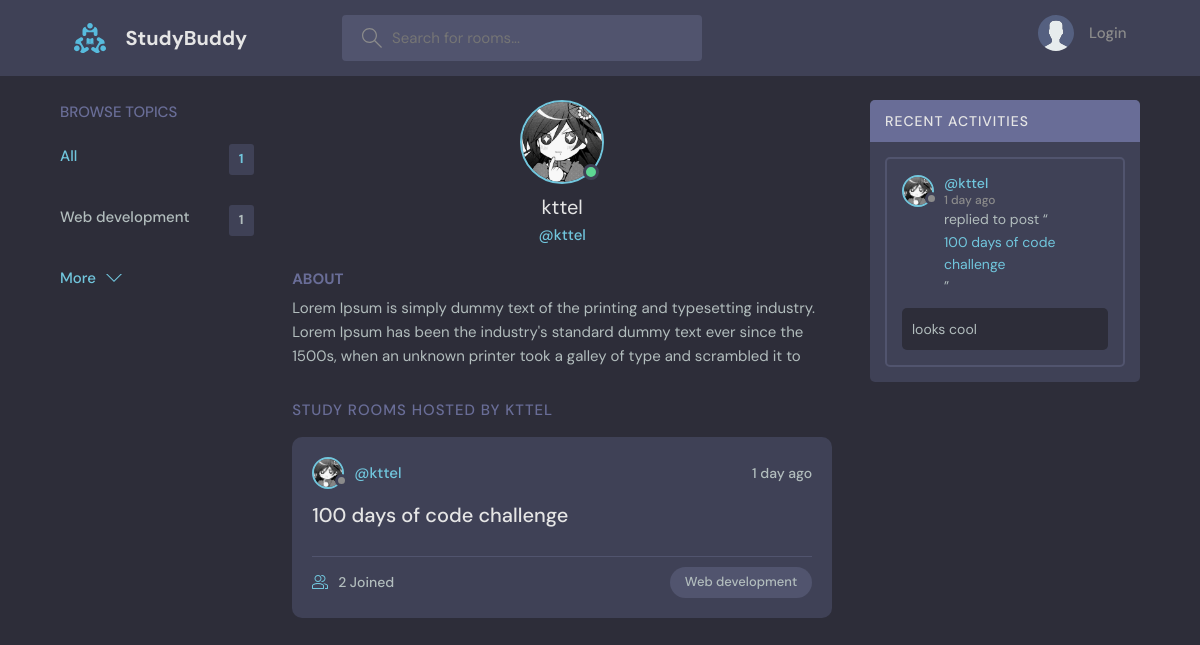
Page /users/1/ on the earlier database version.
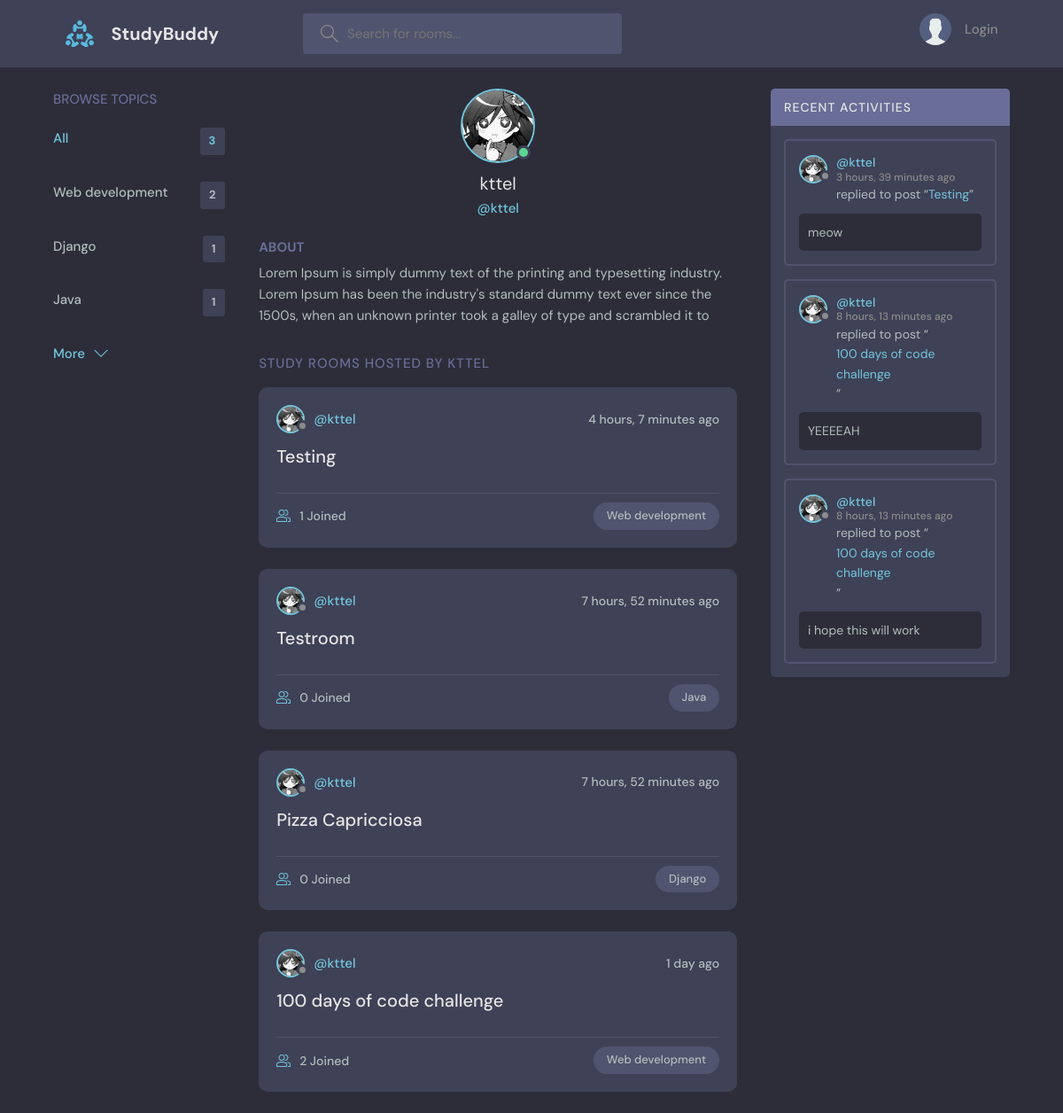
Same page on the later database version.
### base/models.py (models this page shows)
class Topic(models.Model):
    name = models.CharField(max_length=200)
    def __str__(self):
        return self.name

class User(AbstractUser):
    name = models.CharField(max_length=200, null=True)
    email = models.EmailField(unique=True, null=True)
    bio = models.TextField(null=True, blank=True)
    avatar = models.ImageField(null=True, default='avatar.svg')
    USERNAME_FIELD = 'email'
    REQUIRED_FIELDS = []
    def __str__(self):
        return self.username

class Room(models.Model):
    host = models.ForeignKey(
        get_user_model(),
        on_delete=models.SET_NULL,
        null=True
    )
    topic = models.ForeignKey(Topic, on_delete=models.SET_NULL, null=True)
    name = models.CharField(max_length=200)
    description = models.TextField(null=True, blank=True)
    participants = models.ManyToManyField(
        get_user_model(),
        related_name='participants',
        blank=True
    )
    updated = models.DateTimeField(auto_now=True)
    created = models.DateTimeField(auto_now_add=True)
    class Meta:
        ordering = ['-created']
    def __str__(self):
        return self.name

class Message(models.Model):
    user = models.ForeignKey(
        get_user_model(),
        on_delete=models.CASCADE
    )
    room = models.ForeignKey(Room, on_delete=models.CASCADE)
    body = models.TextField()
    updated = models.DateTimeField(auto_now=True)
    created = models.DateTimeField(auto_now_add=True)
    class Meta:
        ordering = ['-created']
    def __str__(self):
        return self.body[:50]

### users/views.py (the view)
# urls.py: path('<str:pk>/', views.ProfileView.as_view(), name='user-profile'),
class ProfileView(generic.DetailView):
    model = get_user_model()
    template_name = 'users/profile.html'
    def get_context_data(self, **kwargs):
        context = super().get_context_data(**kwargs)
        return utils.update_profile_context(context)

### users/utils.py (called while the page is built)
def update_profile_context(context):
    rooms = context['user'].room_set.all()
    room_messages = context['user'].message_set.all()[:3]
    topics = models.Topic.objects.all()[:3]
    context.update({
        'rooms': rooms,
        'room_messages': room_messages,
        'topics': topics,
    })
    return context

### users/templates/users/profile.html (shortened to what this page needs)
{% extends 'main.html' %}
{% block content %}
  <main class="profile-page layout layout--3">
    <div class="container">
      {% include 'components/topics.html' %}
      <div class="roomList">
        <div class="profile">
          <div class="profile__avatar">
            <div class="avatar avatar--large active">
              <img src="{{ user.avatar.url }}" />
            </div>
          </div>
          <div class="profile__info">
            <h3>{{ user }}</h3>
            <p>@{{ user }}</p>
          </div>
          <div class="profile__about">
            <h3>About</h3>
            <p>
              {{ user.bio }}
            </p>
          </div>
        </div>
        <div class="roomList__header">
          <div>
            <h2>Study Rooms Hosted by {{ user }}</a>
            </h2>
          </div>
        </div>
        {% include 'components/feed.html' %}
      </div>
      {% include 'components/activity.html' %}
    </div>
  </main>
{% endblock %}

### templates/main.html (shortened to what this page needs)
<!DOCTYPE html>
{% load static %}
<html lang="en">
  <head>
    <link rel="stylesheet" href="{% static 'styles/style.css' %}" />
  </head>
  <body>
    {% include 'navbar.html' %}
    {% block content %}
    {% endblock %}
  </body>
</html>

### templates/navbar.html (shortened to what this page needs)
{% load static %}
<header class="header header--loggedIn">
    <div class="container">
      <a href="{% url 'home' %}" class="header__logo">
        <img src="{% static 'images/logo.svg' %}" />
        <h1>StudyBuddy</h1>
      </a>
      <form class="header__search" action="{% url 'home' %}">
        <label>
          <input placeholder="Search for rooms..." name="q"/>
        </label>
      </form>
      <nav class="header__menu">
        {% if request.user.is_authenticated %}
            <div class="header__user">
            <a href="{% url 'user-profile' request.user.id %}">
                <div class="avatar avatar--medium active">
                <img src="{{ request.user.avatar.url }}" />
                </div>
                <p>{{ request.user }} <span>@{{ request.user }}</span></p>
            </a>
            <button class="dropdown-button">
                <svg version="1.1" xmlns="http://www.w3.org/2000/svg" width="32" height="32" viewBox="0 0 32 32">
                <title>chevron-down</title>
                <path d="M16 21l-13-13h-3l16 16 16-16h-3l-13 13z"></path>
                </svg>
            </button>
            </div>
        {% else %}
        <a href="{% url 'login' %}">
          <img src="{% static 'images/avatar.svg' %}" />
          <p>Login</p>
        </a>
        {% endif %}
      </nav>
    </div>
</header>

### templates/components/topics.html
<div class="topics">
    <div class="topics__header">
      <h2>Browse Topics</h2>
    </div>
    <ul class="topics__list">
      <li>
        <a href="{% url 'home' %}" class="active">All <span>{{ topics.count }}</span></a>
      </li>
      {% for topic in topics %}
        <li>
            <a href="{% url 'home' %}?q={{ topic.name }}">{{ topic.name }}<span>{{ topic.room_set.all.count }}</span></a>
        </li>
      {% endfor %}
    </ul>
    <a class="btn btn--link" href="{% url 'topics' %}">
      More
      <svg version="1.1" xmlns="http://www.w3.org/2000/svg" width="32" height="32" viewBox="0 0 32 32">
        <title>chevron-down</title>
        <path d="M16 21l-13-13h-3l16 16 16-16h-3l-13 13z"></path>
      </svg>
    </a>
  </div>

### templates/components/feed.html (shortened to what this page needs)
{% for room in rooms %}
<div class="roomListRoom">
    <div class="roomListRoom__header">
      <a href="{% url 'user-profile' room.host.id %}" class="roomListRoom__author">
        <div class="avatar avatar--small">
          <img src="{{ room.host.avatar.url }}" />
        </div>
        <span>@{{ room.host }}</span>
      </a>
      <div class="roomListRoom__actions">
        <span>{{ room.created|timesince}} ago</span>
      </div>
    </div>
    <div class="roomListRoom__content">
      <a href="{% url 'room' room.id %}">{{ room.name }}</a>
    </div>
    <div class="roomListRoom__meta">
      <a href="{% url 'room' room.id %}" class="roomListRoom__joined">
        {{ room.participants.all.count }} Joined
      </a>
      <p class="roomListRoom__topic">{{ room.topic }}</p>
    </div>
  </div>
{% endfor %}

### templates/components/activity.html (shortened to what this page needs)
<div class="activities">
    <div class="activities__header">
      <h2>Recent Activities</h2>
    </div>
    {% for message in room_messages %}
    <div class="activities__box">
      <div class="activities__boxHeader roomListRoom__header">
        <a href="{% url 'user-profile' message.user.id %}" class="roomListRoom__author">
          <div class="avatar avatar--small">
            <img src="{{ message.user.avatar.url }}" />
          </div>
          <p>
            @{{ message.user }}
            <span>{{ message.created|timesince }} ago</span>
          </p>
        </a>
      </div>
      <div class="activities__boxContent">
        <p>replied to post “<a href="{% url 'room' message.room.id %}">{{ message.room }}</a>”</p>
        <div class="activities__boxRoomContent">
            {{ message }}
        </div>
      </div>
    </div>
    {% endfor %}
  </div>

Differences in the rows shown:
no longer on this page (row unchanged): Message: user.avatar (picture), user "kttel", created "1 day", room "100 days of code challenge", body "looks cool"
computed for Topic "Web development": room_set.all.count "1" → "2"
added Topic: name "Django", room_set.all.count "1"
added Topic: name "Java", room_set.all.count "1"
added Room: host.avatar (picture), host "kttel", created "4 hours, 7 minutes", name "Testing", participants.all.count "1", topic "Web development"
added Room: host.avatar (picture), host "kttel", created "7 hours, 52 minutes", name "Testroom", participants.all.count "0", topic "Java"
added Room: host.avatar (picture), host "kttel", created "7 hours, 52 minutes", name "Pizza Capricciosa", participants.all.count "0", topic "Django"
added Message: user.avatar (picture), user "kttel", created "3 hours, 39 minutes", room "Testing", body "meow"
added Message: user.avatar (picture), user "kttel", created "8 hours, 13 minutes", room "100 days of code challenge", body "YEEEEAH"
added Message: user.avatar (picture), user "kttel", created "8 hours, 13 minutes", room "100 days of code challenge", body "i hope this will work"
Other differences:
{{ topics.count }}: "1" → "3"
